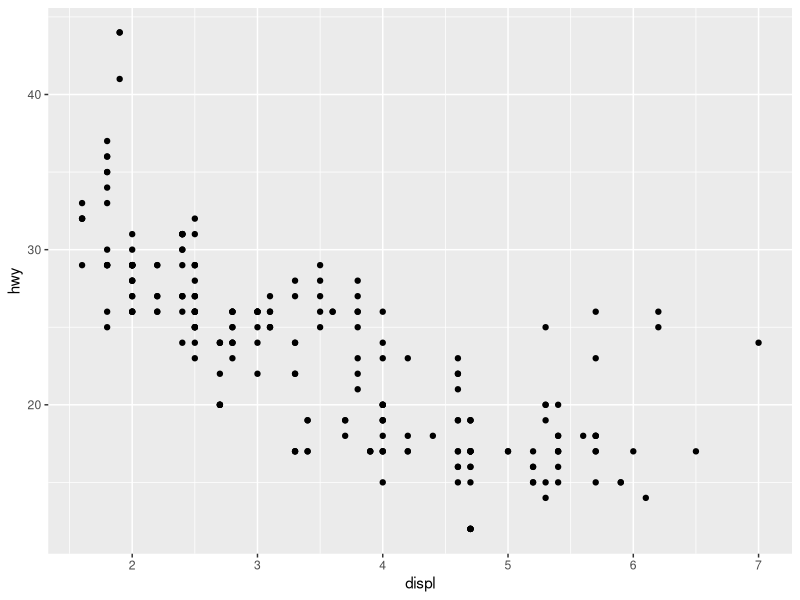
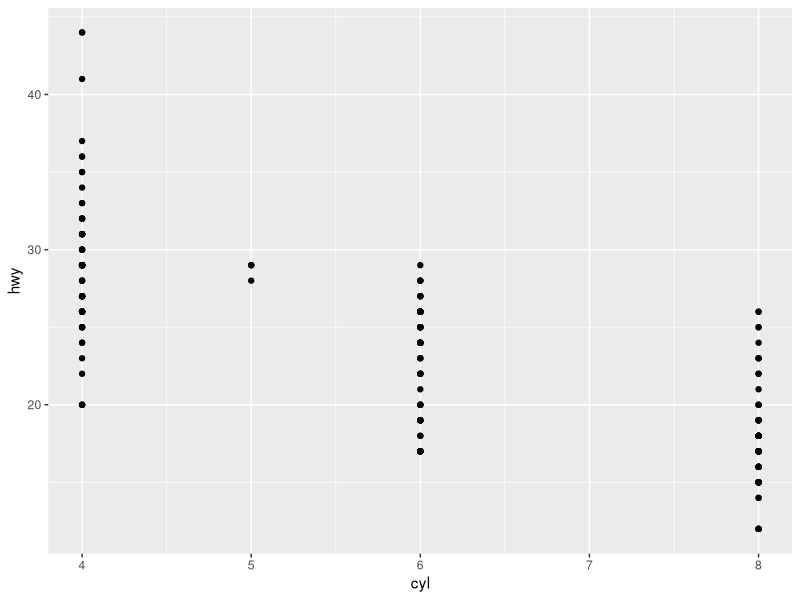
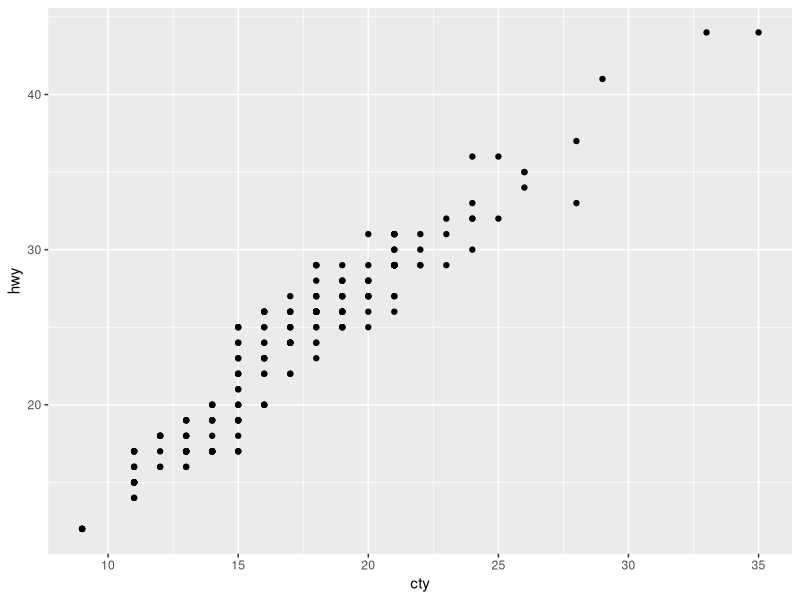
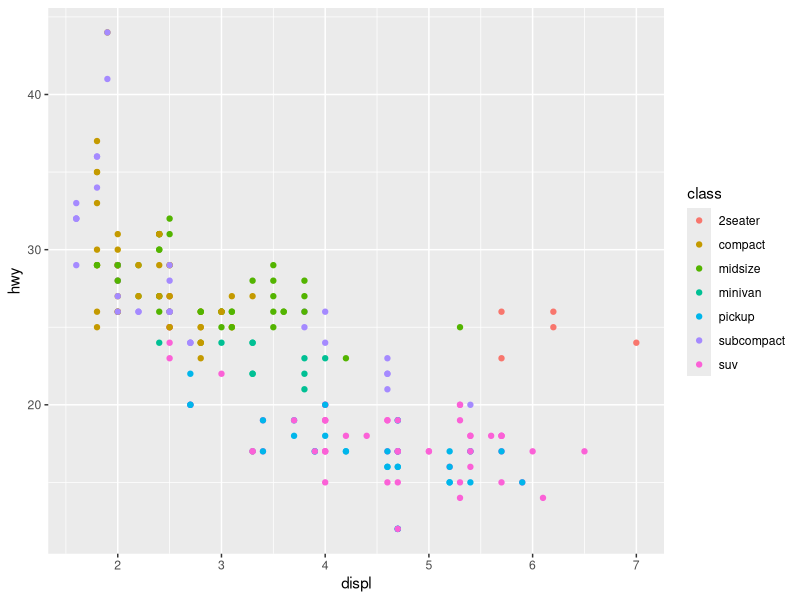
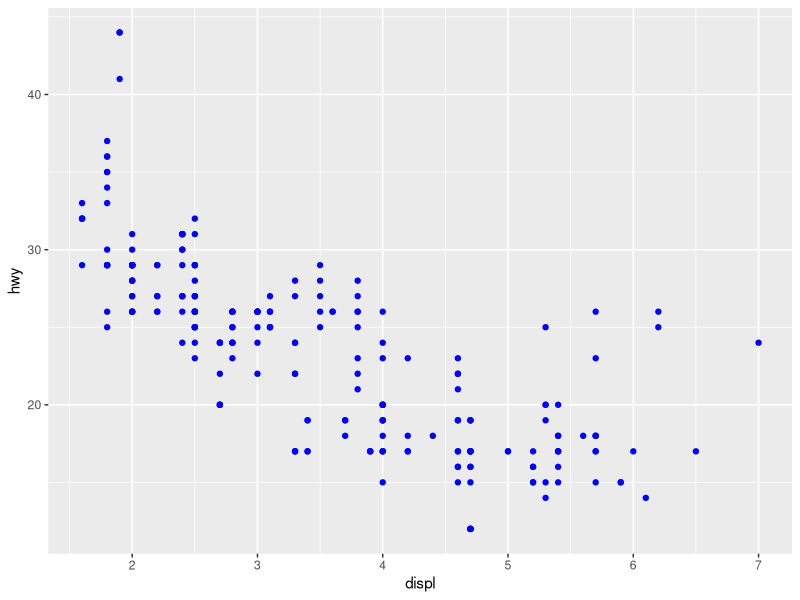
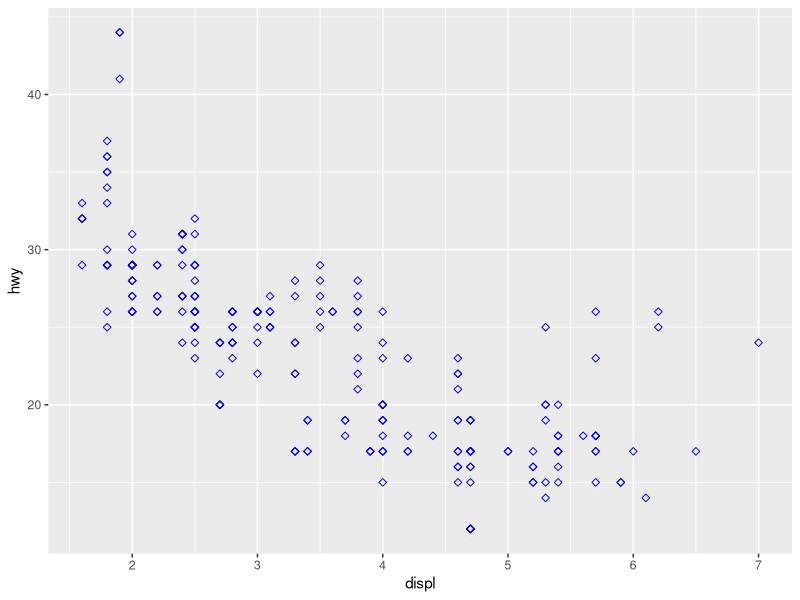
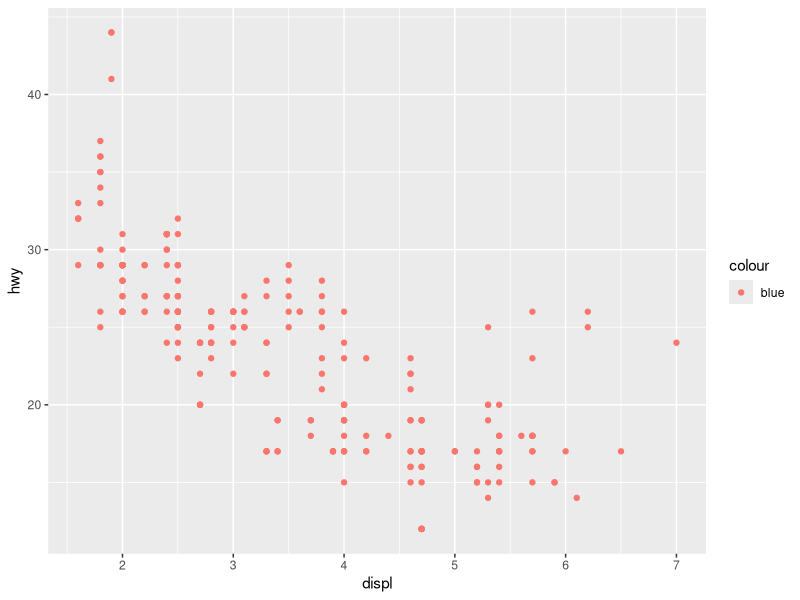

Write the R code that produced these figures, in order.
library(tidyverse)

ggplot(
  data = mpg,
  mapping = aes(x = displ, y = hwy)
) +
  geom_point()

mpg

View(mpg)

ggplot(
  data = mpg,
  mapping = aes(x = cyl, y = hwy)
) +
  geom_point()

ggplot(
  data = mpg,
  mapping = aes(x = cty, y = hwy)
) +
  geom_point()

ggplot(
  data = mpg,
  mapping = aes(x = displ, y = hwy, color = class)
) +
  geom_point()

ggplot(
  data = mpg,
  mapping = aes(x = displ, y = hwy)
) +
  geom_point(color = "blue")

ggplot(
  data = mpg,
  mapping = aes(x = displ, y = hwy)
) +
  geom_point(
    color = "blue",
    shape = 5
  )

ggplot(
  data = mpg,
  mapping = aes(x = displ, y = hwy, color = "blue")
) +
  geom_point()
